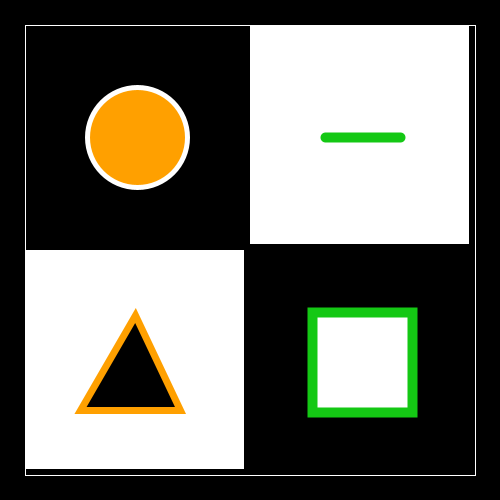
Frame 1 (no input)
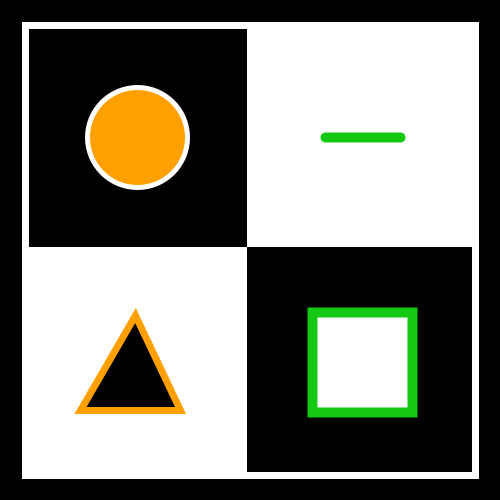
Frame 60 (the mouse pressed at the canvas centre just before this capture)
Frame 120 (the mouse held since frame 60 and released just before this capture): identical to frame 60, image omitted

The Processing sketch that drew these frames (run headless with seeded random() and noise(); from frame 60 on, the mouse is pressed at the canvas centre):

// Processing sketch: s01t01Max
// ── s01t01Max.pde
// Expresión Digital - Diseño Digital - UDD - 2016
// Max Cordero
// s01t01max

/*Crear una composicion usando figuras basicas de Processing 
e incluyendo variables de color, relleno y borde*/
int orange;//declarar variable color naranjo
int green;//declarar variable color verde
int black;//declarar variable color black
int white;//declarar variable color white
int borde;//declarar variable para definir stroke
float x;//declarar variable x

void setup () {
  size (500, 500);//definir tamano canvas
  background (white);//definir color de fondo
  orange = color (255, 160, 0);//definir tonalidad de naranjo
  green  = color (20, 200, 20);//definir tonalidad de verde
  black = color (0);//definir color negro
  white = color (255);//definir color blanco
  borde = 10;//definir tamano default de stroke
  x = 218.5;//definir valor de x
}
void draw () {
  //Cuadrado principal
  fill (black);//relleno negro
  stroke (white);//borde blanco
  rect (width/20, width/20, 450, 450);//coordenadas y tamano cuadrado

  //divisiones cuadrado principal
  fill (white);//relleno blanco
  stroke (white);//borde blanco
  rect (width/2, width/20, x, x);//rectangulo 1
  rect (width/20, width/2, x, x);//rectangulo 2

  //Dibujar circulo superior izquierdo
  fill (orange);//relleno naranjo
  strokeWeight(borde/2);//definir tamano borde
  stroke (white);//color borde
  ellipse (137.5, 137.5, 100, 100);//tamano y posicion circulo
  
  //Dibujar cuadrado inferior derecho 
  fill (white);//relleno blanco
  strokeWeight(borde);//grosor borde
  stroke (green);//color borde
  rect (312.5, 312.5, 100, 100);
  
///Linea superior derecha
  strokeWeight (borde);//grosor
  stroke (green);//color
  line (325, 137.5, 400, 137.5);//posicion y tamano linea

  //Triangulo
  stroke (orange);//color borde 
  strokeWeight (borde-3);//grosor borde
  fill (black);//relleno negro
  triangle(135, 315, 80, 410, 180, 410);//posicion y tamano triangulo
}
